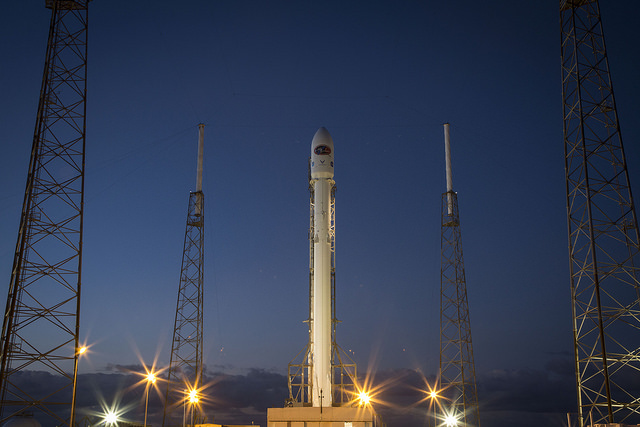
#> input picture stringart-studio/samples/landscape_rocket.jpg, 640 x 427 px; its folder holds only this picture in this run
$ python -i imaging.py   (imports and definitions only)   (older library calls are emulated)
#> lines starting #> are read from the running program, lines starting #| are printed output that depends on the picture
"""Image import, framing, preprocessing and analysis.

The output of this module is a *tone image* in [0, 1] (1 = white) framed
exactly onto the board raster, plus an *importance map* that tells the
optimiser where accuracy matters most (edges, faces, detail).
"""
from __future__ import annotations

import io
import os
from dataclasses import dataclass, field
from typing import List, Optional, Tuple

import cv2
import numpy as np
from PIL import Image, ImageOps

from .colorsci import hex_to_rgb, relative_luminance, srgb_to_linear, linear_to_srgb
from .config import ImageSettings
from .geometry import BoardGeometry

SUPPORTED_EXTENSIONS = (".jpg", ".jpeg", ".png", ".webp", ".tif", ".tiff", ".bmp", ".gif")


# ------------------------------------------------------------------ loading
# [27 lines left out: function load_image, not called in this run]


# ------------------------------------------------------------------ detection
_FACE_CASCADE = None


# [24 lines left out: function detect_faces, not called in this run]


def saliency_map(gray: np.ndarray) -> np.ndarray:
    """Spectral-residual saliency (Hou & Zhang 2007), normalised to [0,1]."""
    small = cv2.resize(gray.astype(np.float32), (128, 128), interpolation=cv2.INTER_AREA)
    f = np.fft.fft2(small)
    log_amp = np.log(np.abs(f) + 1e-6)
    phase = np.angle(f)
    resid = log_amp - cv2.blur(log_amp, (3, 3))
    sal = np.abs(np.fft.ifft2(np.exp(resid + 1j * phase))) ** 2
    sal = cv2.GaussianBlur(sal, (0, 0), 3)
    sal = cv2.resize(sal, (gray.shape[1], gray.shape[0]), interpolation=cv2.INTER_LINEAR)
    sal -= sal.min()
    return sal / (sal.max() + 1e-9)


# [128 lines left out: functions subject_center, frame_image, transform_boxes, auto_zoom_settings, segment_subject, not called in this run]


# ------------------------------------------------------------------ preprocessing
@dataclass
class ProcessedImage:
    framed_rgb: np.ndarray            # framed colour image, sRGB [0,1]
    tone: np.ndarray                  # processed grayscale, 1 = white
    color: np.ndarray                 # processed colour (same tone pipeline), sRGB [0,1]
    importance: np.ndarray            # >= 0, mean ~1 inside the board
    edges: np.ndarray                 # [0,1]
    subject: Optional[np.ndarray]     # [0,1] foreground mask or None
    mask: np.ndarray                  # board mask (bool)
    faces_px: list = field(default_factory=list)
    center: Tuple[float, float] = (0.5, 0.5)
    analysis: dict = field(default_factory=dict)


# [8 lines that did not run here, left out]


# [87 lines that did not run here, left out]


def edge_map(gray: np.ndarray, detail: float) -> np.ndarray:
    """Edge strength in [0,1]; ``detail`` (0..1) selects finer structure."""
    h, w = gray.shape
    sig = max(0.5, (w / 300) * (2.2 - 1.8 * detail))
    g = cv2.GaussianBlur(gray.astype(np.float32), (0, 0), sig)
    gx = cv2.Scharr(g, cv2.CV_32F, 1, 0)
    gy = cv2.Scharr(g, cv2.CV_32F, 0, 1)
    mag = np.hypot(gx, gy)
    hi = np.percentile(mag, 98) + 1e-6
    mag = np.clip(mag / hi, 0, 1)
    g8 = (g * 255).astype(np.uint8)
    canny = cv2.Canny(g8, 40, 110).astype(np.float32) / 255.0
    canny = cv2.GaussianBlur(canny, (0, 0), max(0.8, w / 400))
    canny /= canny.max() + 1e-6
    return np.clip(0.6 * mag + 0.4 * canny, 0, 1).astype(np.float32)


# [17 lines that did not run here, left out]


def analyse(gray, edges, mask, faces_px, subject) -> dict:
    vals = gray[mask]
    hist, _ = np.histogram(vals, bins=64, range=(0, 1))
    local_var = cv2.GaussianBlur(gray ** 2, (0, 0), 3) - cv2.GaussianBlur(gray, (0, 0), 3) ** 2
    detail_frac = float((local_var[mask] > 0.004).mean())
    p2, p98 = np.percentile(vals, [2, 98])
    stats = {
        "mean_brightness": float(vals.mean()),
        "contrast_std": float(vals.std()),
        "dynamic_range": float(p98 - p2),
        "dark_fraction": float((vals < 0.33).mean()),
        "mid_fraction": float(((vals >= 0.33) & (vals < 0.66)).mean()),
        "light_fraction": float((vals >= 0.66).mean()),
        "edge_density": float((edges[mask] > 0.3).mean()),
        "detail_fraction": detail_frac,
        "faces": [list(map(float, b)) for b in faces_px],
        "subject_fraction": float(subject[mask].mean()) if subject is not None else None,
        "histogram": hist.astype(int).tolist(),
    }
    notes = []
    if stats["dynamic_range"] < 0.45:
        notes.append("Low dynamic range: raise contrast or local contrast (CLAHE).")
    if stats["mean_brightness"] > 0.75:
        notes.append("Very bright image: consider lowering exposure or brightness.")
    if stats["mean_brightness"] < 0.25:
        notes.append("Very dark image: consider raising exposure or brightness.")
    if stats["edge_density"] > 0.35:
        notes.append("Busy image: lower detail or remove/simplify the background for clarity.")
    if faces_px:
        notes.append(f"{len(faces_px)} face(s) detected: facial area is prioritised.")
    stats["notes"] = notes
    return stats


# ------------------------------------------------------------------ target mapping
def target_coverage(tone: np.ndarray, thread_hex: str, background_hex: str, max_cov: float,
                    physics: float = 1.0) -> np.ndarray:
    """Physical thread coverage needed per pixel to reproduce the tone image.

    The visible colour of a pixel partially covered by thread is the linear-light
    mix ``bg + (thread - bg) * C``.  The desired perceptual grey is interpolated
    between the board and thread luminance, converted to linear light, then
    solved for C.  This is *not* a naive inversion: e.g. a mid-grey on a white
    board needs ~78 % black coverage, not 50 %.
    """
    Lt = float(relative_luminance(hex_to_rgb(thread_hex)))
    Lb = float(relative_luminance(hex_to_rgb(background_hex)))
    vt, vb = float(linear_to_srgb(Lt)), float(linear_to_srgb(Lb))
    if abs(vt - vb) < 0.05:
        raise ValueError("thread and background colours are too similar in brightness")
    # position of each pixel along the board->thread perceptual axis
    t = (tone - vb) / (vt - vb)
    t = np.clip(t, 0, 1)
    desired_v = vb + (vt - vb) * t
    desired_lin = srgb_to_linear(desired_v)
    C_phys = (desired_lin - Lb) / (Lt - Lb)
    # ``physics`` blends the exact linear-light requirement with the perceptual
    # axis position t.  Pure linear light demands a lot of thread in mid tones
    # (skin, sky), which drowns small dark features; a perceptual bias keeps
    # light regions open and spends thread on structure.
    C = physics * C_phys + (1 - physics) * t
    return np.clip(C, 0, max_cov).astype(np.float32)


def to_png_bytes(arr: np.ndarray) -> bytes:
    a = np.clip(arr, 0, 1)
    a8 = (a * 255).astype(np.uint8)
    im = Image.fromarray(a8)
    buf = io.BytesIO()
    im.save(buf, format="PNG")
    return buf.getvalue()

>>> import cv2
>>> picture = cv2.imread('../../samples/landscape_rocket.jpg', cv2.IMREAD_GRAYSCALE)
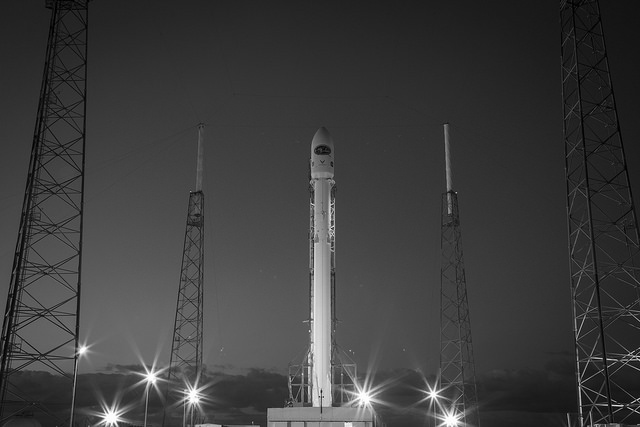
#> picture: shape (427, 640); min 0, max 255, mean 61
>>> result = saliency_map(picture)
#> in saliency_map, `small = cv2.resize(gray.astype(np.float32), (128, 128), interpolation=..`:
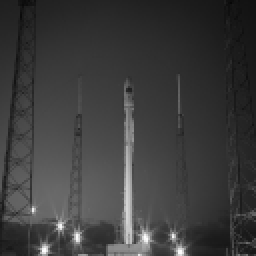
#> small: shape (128, 128) float32 (shown 2 times larger); min 7.76, max 252.3, mean 61
#> in saliency_map, `log_amp = np.log(np.abs(f) + 1e-6)`:
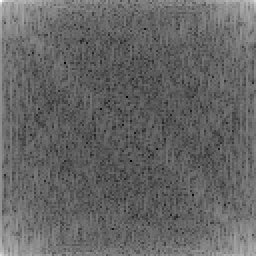
#> log_amp: shape (128, 128) float64 (shown 2 times larger); min 1.49, max 13.81, mean 6.41; drawn with min black and max white
#> in saliency_map, `phase = np.angle(f)`:
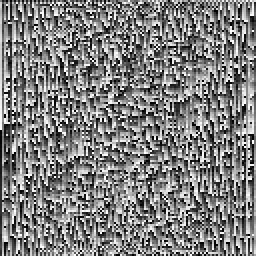
#> phase: shape (128, 128) float64 (shown 2 times larger); min -3.14, max 3.14, mean 0.000383; drawn with min black and max white
#> in saliency_map, `resid = log_amp - cv2.blur(log_amp, (3, 3))`:
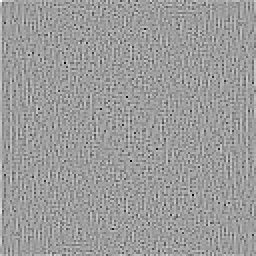
#> resid: shape (128, 128) float64 (shown 2 times larger); min -4.08, max 2.58, mean 0.00597; drawn with min black and max white
#> in saliency_map, `sal = cv2.GaussianBlur(sal, (0, 0), 3)`:
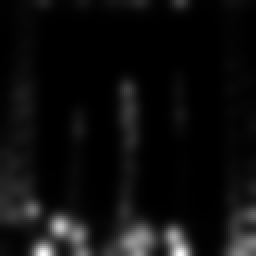
#> sal: shape (128, 128) float64 (shown 2 times larger); min 1.66e-06, max 0.00172, mean 9.77e-05; drawn with min black and max white
#> in saliency_map, `sal = cv2.resize(sal, (gray.shape[1], gray.shape[0]), interpolation=cv..`:
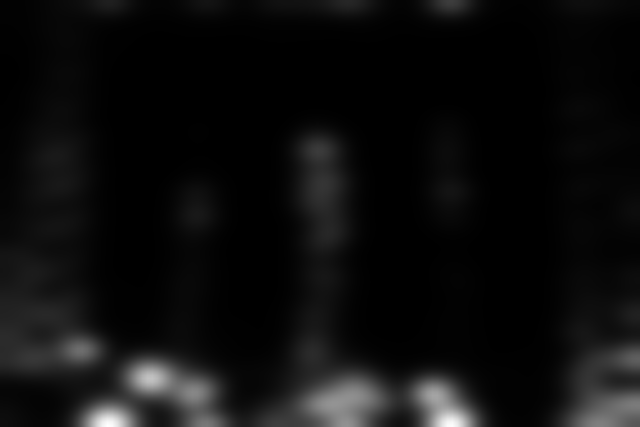
#> sal: shape (427, 640) float64; min 1.66e-06, max 0.00172, mean 9.77e-05; drawn with min black and max white

$ run again, on stringart-studio/samples/color_coffee.png
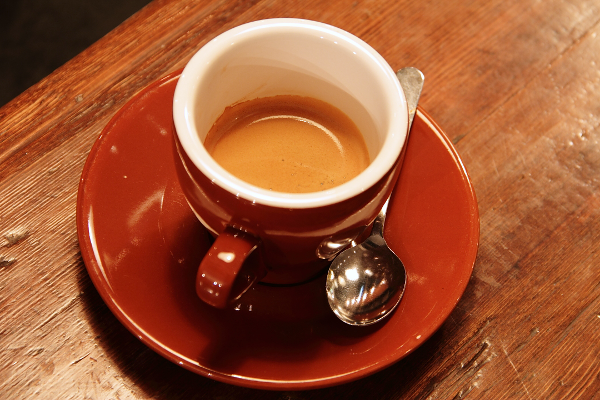
#> input picture stringart-studio/samples/color_coffee.png, 600 x 400 px
#> in saliency_map, `resid = log_amp - cv2.blur(log_amp, (3, 3))`:
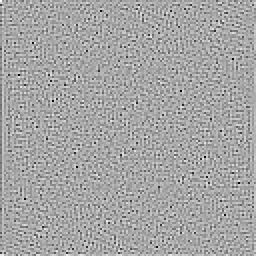
#> resid: shape (128, 128) float64 (shown 2 times larger); min -3.6, max 1.94, mean 1.7e-05; drawn with min black and max white
#> in saliency_map, `sal = cv2.resize(sal, (gray.shape[1], gray.shape[0]), interpolation=cv..`:
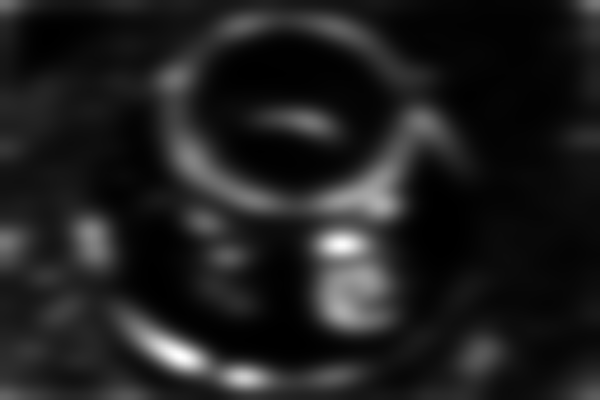
#> sal: shape (400, 600) float64; min 4.33e-06, max 0.00078, mean 9.96e-05; drawn with min black and max white
